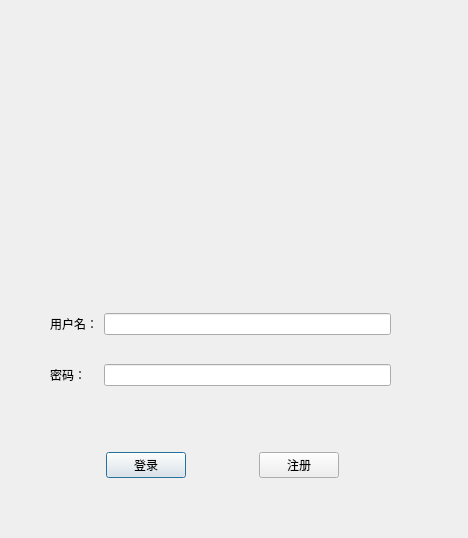
<?xml version="1.0" encoding="UTF-8"?>
<ui version="4.0">
 <class>logindialog</class>
 <widget class="QDialog" name="logindialog">
  <property name="enabled">
   <bool>true</bool>
  </property>
  <property name="geometry">
   <rect>
    <x>0</x>
    <y>0</y>
    <width>468</width>
    <height>538</height>
   </rect>
  </property>
  <property name="windowTitle">
   <string>logindialog</string>
  </property>
  <widget class="QWidget" name="widget" native="true">
   <property name="geometry">
    <rect>
     <x>110</x>
     <y>110</y>
     <width>233</width>
     <height>133</height>
    </rect>
   </property>
   <layout class="QHBoxLayout" name="horizontalLayout">
    <item>
     <spacer name="horizontalSpacer">
      <property name="orientation">
       <enum>Qt::Horizontal</enum>
      </property>
      <property name="sizeHint" stdset="0">
       <size>
        <width>40</width>
        <height>20</height>
       </size>
      </property>
     </spacer>
    </item>
    <item>
     <widget class="QLabel" name="label">
      <property name="text">
       <string/>
      </property>
      <property name="pixmap">
       <pixmap>../huluwa/ljl/images/headPic.png</pixmap>
      </property>
     </widget>
    </item>
    <item>
     <spacer name="horizontalSpacer_2">
      <property name="orientation">
       <enum>Qt::Horizontal</enum>
      </property>
      <property name="sizeHint" stdset="0">
       <size>
        <width>40</width>
        <height>20</height>
       </size>
      </property>
     </spacer>
    </item>
   </layout>
  </widget>
  <widget class="QWidget" name="widget_2" native="true">
   <property name="geometry">
    <rect>
     <x>50</x>
     <y>290</y>
     <width>341</width>
     <height>121</height>
    </rect>
   </property>
   <layout class="QGridLayout" name="gridLayout">
    <item row="0" column="0">
     <widget class="QLabel" name="label_2">
      <property name="text">
       <string>用户名：</string>
      </property>
     </widget>
    </item>
    <item row="0" column="1">
     <widget class="QLineEdit" name="usrLineEdit"/>
    </item>
    <item row="1" column="0">
     <widget class="QLabel" name="label_3">
      <property name="text">
       <string>密码：</string>
      </property>
     </widget>
    </item>
    <item row="1" column="1">
     <widget class="QLineEdit" name="pwdLineEdit"/>
    </item>
   </layout>
  </widget>
  <widget class="QWidget" name="widget_3" native="true">
   <property name="geometry">
    <rect>
     <x>40</x>
     <y>440</y>
     <width>365</width>
     <height>50</height>
    </rect>
   </property>
   <layout class="QHBoxLayout" name="horizontalLayout_2">
    <item>
     <spacer name="horizontalSpacer_4">
      <property name="orientation">
       <enum>Qt::Horizontal</enum>
      </property>
      <property name="sizeHint" stdset="0">
       <size>
        <width>40</width>
        <height>20</height>
       </size>
      </property>
     </spacer>
    </item>
    <item>
     <widget class="QPushButton" name="pushButton">
      <property name="enabled">
       <bool>true</bool>
      </property>
      <property name="text">
       <string>登录</string>
      </property>
     </widget>
    </item>
    <item>
     <spacer name="horizontalSpacer_3">
      <property name="orientation">
       <enum>Qt::Horizontal</enum>
      </property>
      <property name="sizeHint" stdset="0">
       <size>
        <width>40</width>
        <height>20</height>
       </size>
      </property>
     </spacer>
    </item>
    <item>
     <widget class="QPushButton" name="pushButton_2">
      <property name="text">
       <string>注册</string>
      </property>
     </widget>
    </item>
    <item>
     <spacer name="horizontalSpacer_5">
      <property name="orientation">
       <enum>Qt::Horizontal</enum>
      </property>
      <property name="sizeHint" stdset="0">
       <size>
        <width>40</width>
        <height>20</height>
       </size>
      </property>
     </spacer>
    </item>
   </layout>
  </widget>
 </widget>
 <resources/>
 <connections/>
</ui>
